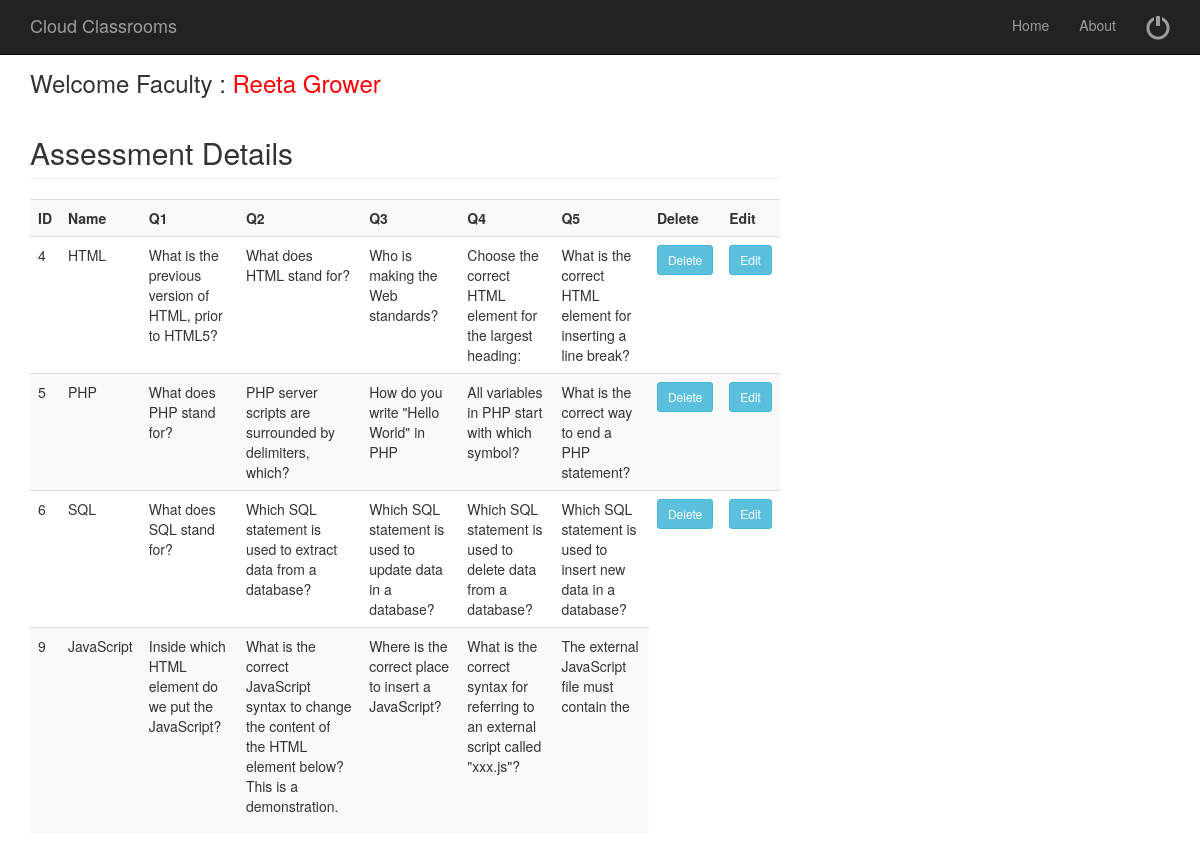
The app's page /manageassessment.php (signed in) with its own data.
### tables this page shows
CREATE TABLE `examdetails` (
  `ExamID` int(50) NOT NULL,
  `ExamName` varchar(50) NOT NULL,
  `Q1` varchar(10000) NOT NULL,
  `Q2` varchar(10000) NOT NULL,
  `Q3` varchar(10000) NOT NULL,
  `Q4` varchar(10000) NOT NULL,
  `Q5` varchar(10000) NOT NULL
);

### manageassessment.php (the view, shortened to what this page needs)
<?php
$fname = $_SESSION[ "fname" ];
?>
<?php include('fhead.php');  ?>
<div class="container">
	<div class="row">
		<div class="col-md-8">
			<h3> Welcome Faculty : <a href="welcomefaculty.php" ><span style="color:#FF0004"> <?php echo $fname; ?></span></a> </h3>
			<?php
				include('database.php');
				$sql="SELECT * FROM examdetails";
				$rs=mysqli_query($connect,$sql);
				echo "<h2 class='page-header'>Assessment Details</h2>";
				echo "<table class='table table-striped' style='width:100%'>
				<tr>
					<th>ID</th>
					<th>Name</th>
					<th>Q1</th>
					<th>Q2</th>
					<th>Q3</th>
					<th>Q4</th>
					<th>Q5</th>
					<th>Delete</th>
					<th>Edit</th>
				</tr>";
				while($row=mysqli_fetch_array($rs))
				{
				?>
			<tr>
				<td>
					<?PHP echo $row['ExamID'];?>
				</td>
				<td>
					<?PHP echo $row['ExamName'];?>
				</td>
				<td>
					<?PHP echo $row['Q1'];?>
				</td>
				<td>
					<?PHP echo $row['Q2'];?>
				</td>
				<td>
					<?PHP echo $row['Q3'];?>
				</td>
				<td>
					<?PHP echo $row['Q4'];?>
				</td>
				<td>
					<?PHP echo $row['Q5'];?>
				</td>
				<td><a href="manageassessment.php?deleteid=<?php echo $row['ExamID']; ?>"> <input type="button" Value="Delete"  class="btn btn-info btn-sm"  data-toggle="modal" data-target="#myModal"></a>
				<td><a href="manageassessment2.php?editassid=<?php echo $row['ExamID']; ?>"> <input type="button" Value="Edit"  class="btn btn-info btn-sm"  data-toggle="modal" data-target="#myModal"></a>
				</td>
				</td>
			</tr>
			<?php
			}
			?>
	<?php include('allfoot.php');  ?>

### fhead.php (shortened to what this page needs)
<!doctype html>
<html lang="en">
<head>
    <link href="css/bootstrap.min.css" rel="stylesheet">
    <link href="css/modern-business.css" rel="stylesheet">
    <link href="font-awesome/css/font-awesome.min.css" rel="stylesheet" type="text/css">
</head>
<body>
<header>
    <nav class="navbar navbar-inverse navbar-fixed-top" role="navigation">
        <div class="container">
            <div class="navbar-header">
                <a class="navbar-brand" href="index">Cloud Classrooms</a>
            </div>
            <div class="collapse navbar-collapse" id="bs-example-navbar-collapse-1">
                <ul class="nav navbar-nav navbar-right">
                    <li>
                        <a href="welcomefaculty">Home</a>
                    </li>
                       <li>
                        <a href="about">About</a>
                    </li>
					 <li>
                        <a href="logoutfaculty" style="font-size: x-large;"><span class="glyphicon glyphicon-off title=" title="logout"></span> </a>
                    </li>
                </ul>
            </div>
        </div>
    </nav>
</header>

### allfoot.php (shortened to what this page needs)
</body>
</html>

### css/modern-business.css (style rules this page uses)
html, body { height: 100%; }
body { padding-top: 50px; }

### records on screen
examdetails: ExamID "4", ExamName "HTML", Q1 "What is the previous version of HTML, prior to HTML5?", Q2 "What does HTML stand for?", Q3 "Who is making the Web standards?", Q4 "Choose the correct HTML element for the largest heading:", Q5 "What is the correct HTML element for inserting a line break?"
examdetails: ExamID "5", ExamName "PHP", Q1 "What does PHP stand for?", Q2 "PHP server scripts are surrounded by delimiters, which?", Q3 "How do you write \"Hello World\" in PHP", Q4 "All variables in PHP start with which symbol?", Q5 "What is the correct way to end a PHP statement?"
examdetails: ExamID "6", ExamName "SQL", Q1 "What does SQL stand for?", Q2 "Which SQL statement is used to extract data from a database?", Q3 "Which SQL statement is used to update data in a database?", Q4 "Which SQL statement is used to delete data from a database?", Q5 "Which SQL statement is used to insert new data in a database?"
examdetails: ExamID "9", ExamName "JavaScript", Q1 "Inside which HTML element do we put the JavaScript?", Q2 "What is the correct JavaScript syntax to change the content of the HTML element below? This is a demonstration.", Q3 "Where is the correct place to insert a JavaScript?", Q4 "What is the correct syntax for referring to an external script called \"xxx.js\"?", Q5 "The external JavaScript file must contain the"

### other values on screen
$fname "Reeta Grower"
